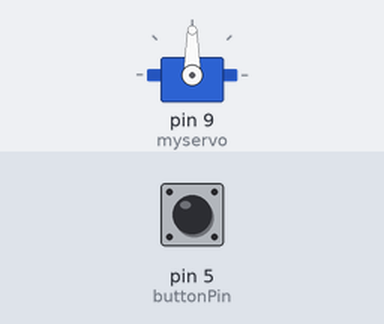
Recording of a sketch running on a simulated Arduino Uno, built with avr-gcc and run on an emulated ATmega328P. Parts: servo. Inputs (shaded band) come from the test bench; at power-on: pin 5 (buttonPin) HIGH.

Above: at 2.8 s.
2.9 s: pin 5 (buttonPin) pulled LOW for 1.2 s
At 3.45 s:
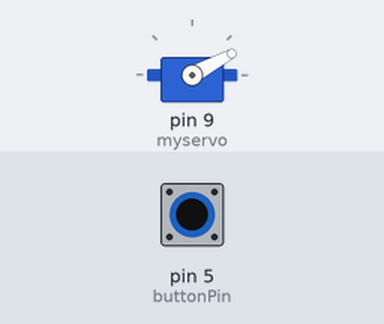
At 6.9 s:
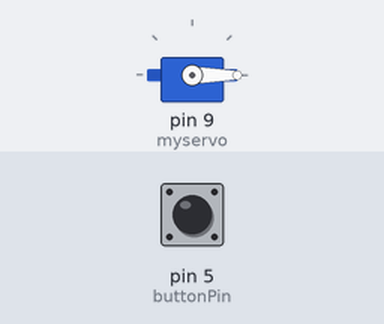
Timing chart, 0 to 8.4 s (numbered marks = the images above; inputs shaded):
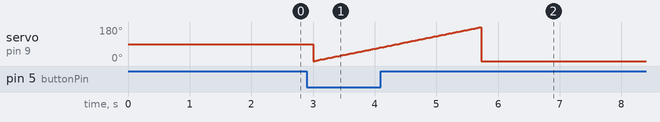

The sketch:

smile.ino
```cpp
#include <Servo.h>

Servo myservo;  // create servo object to control a servo

int pos = 0;    // variable to store the servo position
const int buttonPin = 5;
int buttonState = 0;

void setup() {
  myservo.attach(9);  // attaches the servo on pin 9 to the servo object

  // initialize the pushbutton pin as an input, using input pullup:
  pinMode(buttonPin, INPUT_PULLUP);
}

void loop() {
  // read the state of the pushbutton value:
  buttonState = digitalRead(buttonPin);

  // check if the pushbutton is pressed.
  if (buttonState == LOW) {
    for (pos = 0; pos <= 180; pos += 1) { // goes from 0 degrees to 180 degrees
    // in steps of 1 degree
    myservo.write(pos);              // tell servo to go to position in variable 'pos'
    delay(15);                       // waits 15ms for the servo to reach the position
  }
  myservo.write(0);          // send the servo back to 0
  }

  delay(1000);            // give it enough time to make it there
}
```
